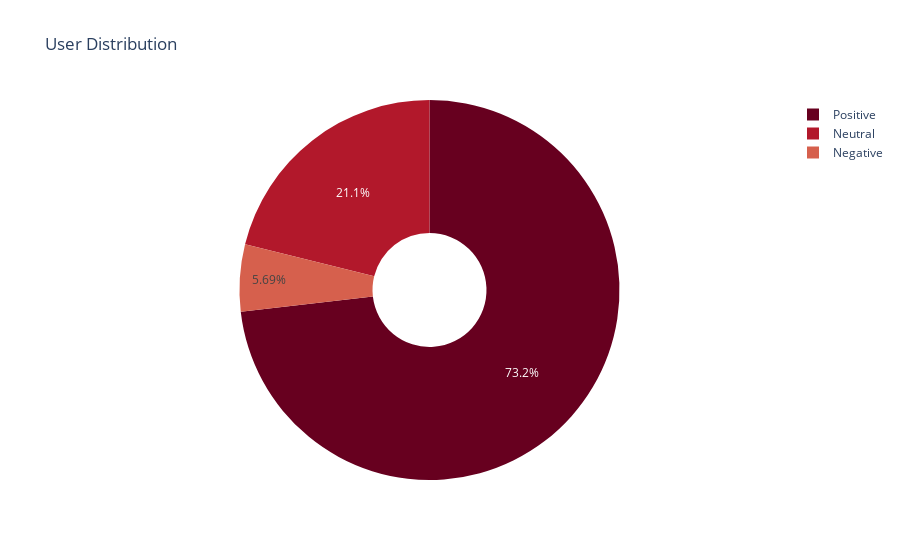

The cell this chart's notebook holds for it:
### Code cell
positive_ENJ1 = (data[((data.ENJ1 > 3) & (data.USERWIKI == "1"))]).shape[0]
negative_ENJ1 = (data[((data.ENJ1 < 3) & (data.USERWIKI == "1"))]).shape[0]
neutral_ENJ1 = (data[((data.ENJ1 == 3) & (data.USERWIKI == "1"))]).shape[0]




table = pd.DataFrame(np.array([positive_ENJ1,neutral_ENJ1, negative_ENJ1]),
                     ['Positive', 'Neutral', 'Negative',], ['count'])



fig = px.pie(table, values='count', names= ['Positive', 'Neutral', 'Negative'], 
             color_discrete_sequence=px.colors.sequential.RdBu, hole=.3, 
             title='User Distribution')
fig.show()
table

### Figure 1 — Plotly figure (JSON) as saved in the notebook; plotly's stock layout.template omitted (floating-point values rounded to 4 significant figures)
{"data": [{"domain": {"x": [0, 1], "y": [0, 1]}, "hole": 0.3, "hoverlabel": {"namelength": 0}, "hovertemplate": "label=%{label}<br>count=%{value}", "labels": ["Positive", "Neutral", "Negative"], "legendgroup": "", "name": "", "showlegend": true, "type": "pie", "values": [90, 26, 7]}], "layout": {"legend": {"tracegroupgap": 0}, "piecolorway": ["rgb(103,0,31)", "rgb(178,24,43)", "rgb(214,96,77)", "rgb(244,165,130)", "rgb(253,219,199)", "rgb(247,247,247)", "rgb(209,229,240)", "rgb(146,197,222)", "rgb(67,147,195)", "rgb(33,102,172)", "rgb(5,48,97)"], "title": {"text": "User Distribution"}}}
